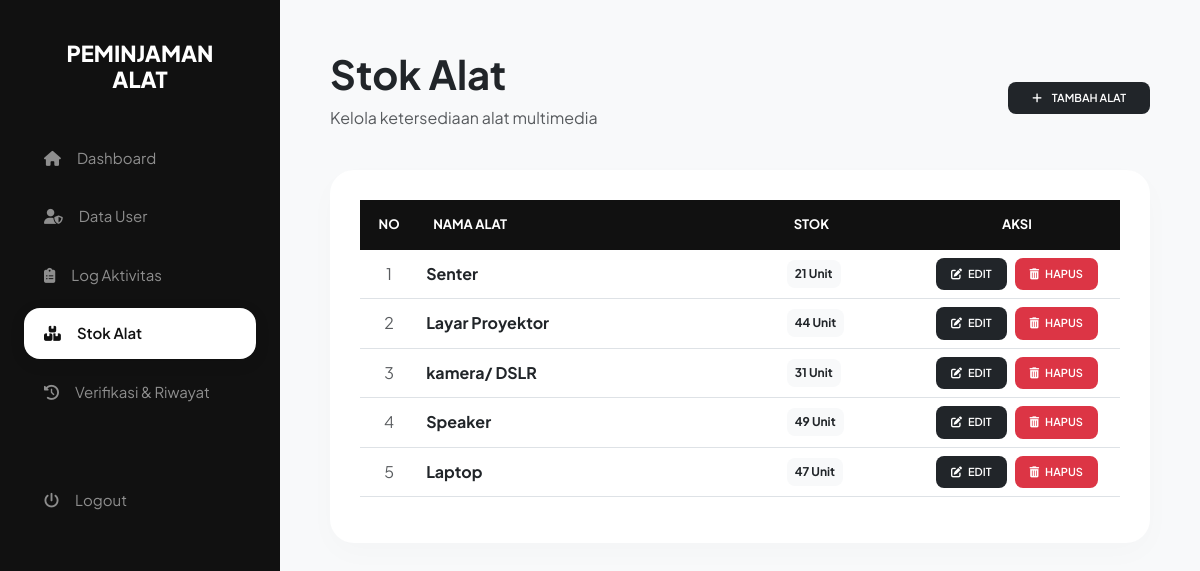
The page /views/alat/index.php (signed in) on the database its author committed.
### tables this page shows
CREATE TABLE `alat` (
  `id_alat` int(11) NOT NULL,
  `nama_alat` varchar(100) NOT NULL,
  `stok` int(11) NOT NULL COMMENT 'solder listrik'
);

### views/alat/index.php (the view, shortened to what this page needs)
<?php
include '../../model/m_koneksi.php';
$role_user = strtolower(trim($_SESSION['role']));
?>
<!DOCTYPE html>
<html lang="en">
<head
    <meta charset="UTF-8">
    <link href="https://cdn.jsdelivr.net/npm/bootstrap@5.3.0/dist/css/bootstrap.min.css" rel="stylesheet">
    <link rel="stylesheet" href="https://cdnjs.cloudflare.com/ajax/libs/font-awesome/6.5.1/css/all.min.css">
    <link href="https://cdn.jsdelivr.net/npm/bootstrap@5.3.0/dist/css/bootstrap.min.css" rel="stylesheet">
    <link rel="stylesheet" href="https://cdnjs.cloudflare.com/ajax/libs/font-awesome/6.4.0/all.min.css">
</head>
<body>
<?php include '../layout/sidebar.php'; ?>
<div class="main-content">
    <div class="d-flex justify-content-between align-items-center mb-4">
        <div>
            <h1 class="fw-bold"><?= ($role_user == 'peminjam') ? 'Pinjam Alat' : 'Stok Alat'; ?></h1>
            <p class="text-muted"><?= ($role_user == 'peminjam') ? 'Pilih alat yang ingin kamu pinjam' : 'Kelola ketersediaan alat multimedia'; ?></p>
        </div>
        <?php if ($role_user != 'peminjam') : ?>
        <a href="tambah_alat.php" class="btn btn-dark btn-action px-4 py-2">
            <i class="fas fa-plus me-2"></i> TAMBAH ALAT
        </a>
        <?php endif; ?>
    </div>
    <div class="table-container text-nowrap">
        <table class="table table-hover align-middle">
            <thead>
                <tr>
                    <th class="text-center" width="5%">NO</th>
                    <th width="40%">NAMA ALAT</th>
                    <th width="15%">STOK</th>
                    <th class="text-center" width="20%">AKSI</th>
                </tr>
            </thead>
            <tbody>
                <?php
                $no = 1;
                $result = mysqli_query($conn, "SELECT * FROM alat ORDER BY id_alat DESC");
                while($d = mysqli_fetch_array($result)){
                ?>
                <tr>
                    <td class="text-center text-muted"><?= $no++; ?></td>
                    <td class="fw-bold"><?= htmlspecialchars($d['nama_alat']); ?></td>
                    <td><span class="badge bg-light text-dark p-2" style="border-radius: 8px;"><?= $d['stok']; ?> Unit</span></td>
                    <td class="text-center">
                        <div class="d-flex justify-content-center gap-2">
                            <?php if ($role_user != 'peminjam') : ?>
                                <a href="edit_alat.php?id=<?= $d['id_alat']; ?>" class="btn btn-dark btn-action">
                                    <i class="fas fa-edit me-1"></i> EDIT
                                </a>
                                <a href="hapus_alat.php?id=<?= $d['id_alat']; ?>" class="btn btn-danger btn-action" onclick="return confirm('Hapus alat ini?')">
                                    <i class="fas fa-trash-can me-1"></i> HAPUS
                                </a>
                            <?php else : ?>
                                <a href="../peminjaman/pinjam_alat.php?id=<?= $d['id_alat']; ?>" class="btn btn-primary btn-action" style="background: #007bff !important;">
                                    <i class="fas fa-hand-holding-box me-1"></i> PINJAM SEKARANG
                                </a>
                            <?php endif; ?>
                        </div>
                    </td>
                </tr>
                <?php } ?>
            </tbody>
        </table>
    </div>
</div>
</body>
</html>

### views/alat/index.php (style rules this page uses)
body { font-family: 'Plus Jakarta Sans', sans-serif; background: #f8f9fa; display: flex; margin: 0; min-height: 100vh; }
.main-content { margin-left: 280px; padding: 50px; width: calc(100% - 280px); box-sizing: border-box; }
.table-container { background: white; border-radius: 24px; padding: 30px; box-shadow: 0 10px 30px rgba(0,0,0,0.02); }
.table thead th { background: #111 !important; color: white; padding: 15px; border: none; font-size: 13px; text-transform: uppercase; }
.btn-action { border-radius: 8px; font-size: 11px; font-weight: 600; padding: 8px 15px; transition: 0.3s; border: none; text-decoration: none; display: inline-block; }

### rows shown on the page
alat: nama_alat "Senter", stok "21"
alat: nama_alat "Layar Proyektor", stok "44"
alat: nama_alat "kamera/ DSLR", stok "31"
alat: nama_alat "Speaker", stok "49"
alat: nama_alat "Laptop", stok "47"
